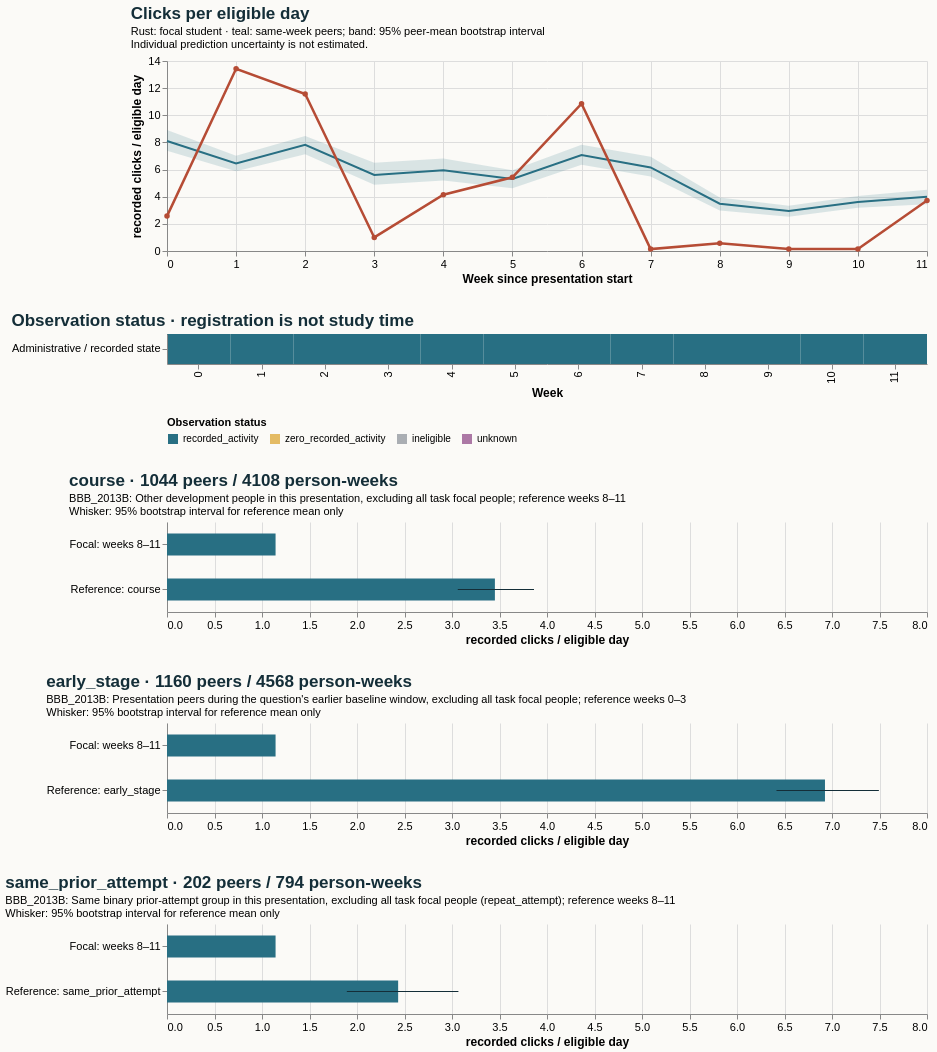

Specify this chart in Vega-Lite:
### Vega-Lite specification from a JSON file in a GitHub repository (floating-point values rounded to 4 significant figures)
{"$schema": "https://vega.github.io/schema/vega-lite/v5.20.1.json", "config": {"axis": {"labelFontSize": 11, "titleFontSize": 12}, "background": "#fbfaf7", "font": "sans-serif", "title": {"anchor": "start", "color": "#142e38", "fontSize": 17, "subtitleFontSize": 11}, "view": {"continuousHeight": 300, "continuousWidth": 300, "stroke": null}}, "datasets": {"data-39455ae55f0d7dfa5c8f74dd96c4e827": [{"eligible_days": 7.0, "end_day": 6, "logging_completeness": "unknown", "observation_status": "recorded_activity", "row": "Administrative / recorded state", "score_status": "withheld_release_time_unknown", "start_day": 0, "value": 2.571, "week": 0}, {"eligible_days": 7.0, "end_day": 13, "logging_completeness": "unknown", "observation_status": "recorded_activity", "row": "Administrative / recorded state", "score_status": "withheld_release_time_unknown", "start_day": 7, "value": 13.43, "week": 1}, {"eligible_days": 7.0, "end_day": 20, "logging_completeness": "unknown", "observation_status": "recorded_activity", "row": "Administrative / recorded state", "score_status": "withheld_release_time_unknown", "start_day": 14, "value": 11.57, "week": 2}, {"eligible_days": 7.0, "end_day": 27, "logging_completeness": "unknown", "observation_status": "recorded_activity", "row": "Administrative / recorded state", "score_status": "withheld_release_time_unknown", "start_day": 21, "value": 1.0, "week": 3}, {"eligible_days": 7.0, "end_day": 34, "logging_completeness": "unknown", "observation_status": "recorded_activity", "row": "Administrative / recorded state", "score_status": "withheld_release_time_unknown", "start_day": 28, "value": 4.143, "week": 4}, {"eligible_days": 7.0, "end_day": 41, "logging_completeness": "unknown", "observation_status": "recorded_activity", "row": "Administrative / recorded state", "score_status": "withheld_release_time_unknown", "start_day": 35, "value": 5.429, "week": 5}, {"eligible_days": 7.0, "end_day": 48, "logging_completeness": "unknown", "observation_status": "recorded_activity", "row": "Administrative / recorded state", "score_status": "withheld_release_time_unknown", "start_day": 42, "value": 10.86, "week": 6}, {"eligible_days": 7.0, "end_day": 55, "logging_completeness": "unknown", "observation_status": "recorded_activity", "row": "Administrative / recorded state", "score_status": "withheld_release_time_unknown", "start_day": 49, "value": 0.1429, "week": 7}, {"eligible_days": 7.0, "end_day": 62, "logging_completeness": "unknown", "observation_status": "recorded_activity", "row": "Administrative / recorded state", "score_status": "withheld_release_time_unknown", "start_day": 56, "value": 0.5714, "week": 8}, {"eligible_days": 7.0, "end_day": 69, "logging_completeness": "unknown", "observation_status": "recorded_activity", "row": "Administrative / recorded state", "score_status": "withheld_release_time_unknown", "start_day": 63, "value": 0.1429, "week": 9}, {"eligible_days": 7.0, "end_day": 76, "logging_completeness": "unknown", "observation_status": "recorded_activity", "row": "Administrative / recorded state", "score_status": "withheld_release_time_unknown", "start_day": 70, "value": 0.1429, "week": 10}, {"eligible_days": 7.0, "end_day": 83, "logging_completeness": "unknown", "observation_status": "recorded_activity", "row": "Administrative / recorded state", "score_status": "withheld_release_time_unknown", "start_day": 77, "value": 3.714, "week": 11}], "data-7ff83019dff311f098e17c729a63a3ed": [{"end_day": 6, "focal_value": 2.571, "peer_ci_high": 8.912, "peer_ci_low": 7.394, "peer_mean": 8.1, "peer_observations": 1159, "peer_people": 1159, "reference": "course", "unit": "recorded clicks / eligible day", "week": 0}, {"end_day": 13, "focal_value": 13.43, "peer_ci_high": 7.012, "peer_ci_low": 5.877, "peer_mean": 6.456, "peer_observations": 1151, "peer_people": 1151, "reference": "course", "unit": "recorded clicks / eligible day", "week": 1}, {"end_day": 20, "focal_value": 11.57, "peer_ci_high": 8.482, "peer_ci_low": 7.132, "peer_mean": 7.819, "peer_observations": 1133, "peer_people": 1133, "reference": "course", "unit": "recorded clicks / eligible day", "week": 2}, {"end_day": 27, "focal_value": 1.0, "peer_ci_high": 6.505, "peer_ci_low": 4.89, "peer_mean": 5.608, "peer_observations": 1125, "peer_people": 1125, "reference": "course", "unit": "recorded clicks / eligible day", "week": 3}, {"end_day": 34, "focal_value": 4.143, "peer_ci_high": 6.81, "peer_ci_low": 5.193, "peer_mean": 5.954, "peer_observations": 1088, "peer_people": 1088, "reference": "course", "unit": "recorded clicks / eligible day", "week": 4}, {"end_day": 41, "focal_value": 5.429, "peer_ci_high": 5.956, "peer_ci_low": 4.618, "peer_mean": 5.31, "peer_observations": 1081, "peer_people": 1081, "reference": "course", "unit": "recorded clicks / eligible day", "week": 5}, {"end_day": 48, "focal_value": 10.86, "peer_ci_high": 7.826, "peer_ci_low": 6.347, "peer_mean": 7.065, "peer_observations": 1070, "peer_people": 1070, "reference": "course", "unit": "recorded clicks / eligible day", "week": 6}, {"end_day": 55, "focal_value": 0.1429, "peer_ci_high": 6.949, "peer_ci_low": 5.485, "peer_mean": 6.16, "peer_observations": 1054, "peer_people": 1054, "reference": "course", "unit": "recorded clicks / eligible day", "week": 7}, {"end_day": 62, "focal_value": 0.5714, "peer_ci_high": 3.945, "peer_ci_low": 2.987, "peer_mean": 3.483, "peer_observations": 1044, "peer_people": 1044, "reference": "course", "unit": "recorded clicks / eligible day", "week": 8}, {"end_day": 69, "focal_value": 0.1429, "peer_ci_high": 3.331, "peer_ci_low": 2.528, "peer_mean": 2.943, "peer_observations": 1027, "peer_people": 1027, "reference": "course", "unit": "recorded clicks / eligible day", "week": 9}, {"end_day": 76, "focal_value": 0.1429, "peer_ci_high": 4.049, "peer_ci_low": 3.187, "peer_mean": 3.609, "peer_observations": 1021, "peer_people": 1021, "reference": "course", "unit": "recorded clicks / eligible day", "week": 10}, {"end_day": 83, "focal_value": 3.714, "peer_ci_high": 4.52, "peer_ci_low": 3.452, "peer_mean": 3.989, "peer_observations": 1016, "peer_people": 1016, "reference": "course", "unit": "recorded clicks / eligible day", "week": 11}], "data-b51c9226f92cccca381e60e9ee697d34": [{"hi": null, "lo": null, "series": "Focal: weeks 8–11", "value": 1.143}, {"hi": 3.863, "lo": 3.061, "series": "Reference: course", "value": 3.452}], "data-ba72c0ff64e53c6efd1553f1fcb17b9c": [{"hi": null, "lo": null, "series": "Focal: weeks 8–11", "value": 1.143}, {"hi": 7.493, "lo": 6.416, "series": "Reference: early_stage", "value": 6.926}], "data-deb48906a24fd0238dca0faa7c211314": [{"hi": null, "lo": null, "series": "Focal: weeks 8–11", "value": 1.143}, {"hi": 3.068, "lo": 1.893, "series": "Reference: same_prior_attempt", "value": 2.433}]}, "resolve": {"scale": {"color": "independent"}}, "spacing": 28, "vconcat": [{"data": {"name": "data-7ff83019dff311f098e17c729a63a3ed"}, "height": 190, "layer": [{"encoding": {"x": {"axis": {"tickMinStep": 1}, "field": "week", "title": "Week since presentation start", "type": "quantitative"}, "y": {"field": "peer_ci_low", "scale": {"zero": true}, "title": "recorded clicks / eligible day", "type": "quantitative"}, "y2": {"field": "peer_ci_high"}}, "mark": {"color": "#286f83", "opacity": 0.16, "type": "area"}}, {"encoding": {"tooltip": [{"field": "week", "type": "quantitative"}, {"field": "peer_mean", "type": "quantitative"}, {"field": "peer_people", "type": "quantitative"}, {"field": "peer_observations", "type": "quantitative"}], "x": {"field": "week", "type": "quantitative"}, "y": {"field": "peer_mean", "type": "quantitative"}}, "mark": {"color": "#286f83", "strokeWidth": 2, "type": "line"}}, {"encoding": {"tooltip": [{"field": "week", "type": "quantitative"}, {"field": "focal_value", "type": "quantitative"}], "x": {"field": "week", "type": "quantitative"}, "y": {"field": "focal_value", "type": "quantitative"}}, "mark": {"color": "#b64c35", "point": {"color": "#b64c35"}, "strokeWidth": 2.5, "type": "line"}}], "title": {"subtitle": ["Rust: focal student · teal: same-week peers; band: 95% peer-mean bootstrap interval", "Individual prediction uncertainty is not estimated."], "text": "Clicks per eligible day"}, "width": 760}, {"data": {"name": "data-39455ae55f0d7dfa5c8f74dd96c4e827"}, "encoding": {"color": {"field": "observation_status", "legend": {"labelLimit": 260, "orient": "bottom"}, "scale": {"domain": ["recorded_activity", "zero_recorded_activity", "ineligible", "unknown"], "range": ["#286f83", "#e4bb64", "#aaaeb3", "#ac78a5"]}, "title": "Observation status", "type": "nominal"}, "tooltip": [{"field": "week", "type": "quantitative"}, {"field": "eligible_days", "type": "quantitative"}, {"field": "observation_status", "type": "nominal"}, {"field": "logging_completeness", "type": "nominal"}], "x": {"field": "week", "title": "Week", "type": "ordinal"}, "y": {"field": "row", "title": null, "type": "nominal"}}, "height": 30, "mark": {"type": "rect"}, "title": "Observation status · registration is not study time", "width": 760}, {"data": {"name": "data-b51c9226f92cccca381e60e9ee697d34"}, "height": 90, "layer": [{"encoding": {"x": {"field": "value", "scale": {"domain": [0, 7.868], "zero": true}, "title": "recorded clicks / eligible day", "type": "quantitative"}, "y": {"field": "series", "sort": null, "title": null, "type": "nominal"}}, "mark": {"color": "#286f83", "size": 22, "type": "bar"}}, {"encoding": {"x": {"field": "lo", "type": "quantitative"}, "x2": {"field": "hi"}, "y": {"field": "series", "sort": null, "title": null, "type": "nominal"}}, "mark": {"color": "#142e38", "type": "rule"}}], "title": {"subtitle": ["BBB_2013B: Other development people in this presentation, excluding all task focal people; reference weeks 8–11", "Whisker: 95% bootstrap interval for reference mean only"], "text": "course · 1044 peers / 4108 person-weeks"}, "width": 760}, {"data": {"name": "data-ba72c0ff64e53c6efd1553f1fcb17b9c"}, "height": 90, "layer": [{"encoding": {"x": {"field": "value", "scale": {"domain": [0, 7.868], "zero": true}, "title": "recorded clicks / eligible day", "type": "quantitative"}, "y": {"field": "series", "sort": null, "title": null, "type": "nominal"}}, "mark": {"color": "#286f83", "size": 22, "type": "bar"}}, {"encoding": {"x": {"field": "lo", "type": "quantitative"}, "x2": {"field": "hi"}, "y": {"field": "series", "sort": null, "title": null, "type": "nominal"}}, "mark": {"color": "#142e38", "type": "rule"}}], "title": {"subtitle": ["BBB_2013B: Presentation peers during the question's earlier baseline window, excluding all task focal people; reference weeks 0–3", "Whisker: 95% bootstrap interval for reference mean only"], "text": "early_stage · 1160 peers / 4568 person-weeks"}, "width": 760}, {"data": {"name": "data-deb48906a24fd0238dca0faa7c211314"}, "height": 90, "layer": [{"encoding": {"x": {"field": "value", "scale": {"domain": [0, 7.868], "zero": true}, "title": "recorded clicks / eligible day", "type": "quantitative"}, "y": {"field": "series", "sort": null, "title": null, "type": "nominal"}}, "mark": {"color": "#286f83", "size": 22, "type": "bar"}}, {"encoding": {"x": {"field": "lo", "type": "quantitative"}, "x2": {"field": "hi"}, "y": {"field": "series", "sort": null, "title": null, "type": "nominal"}}, "mark": {"color": "#142e38", "type": "rule"}}], "title": {"subtitle": ["BBB_2013B: Same binary prior-attempt group in this presentation, excluding all task focal people (repeat_attempt); reference weeks 8–11", "Whisker: 95% bootstrap interval for reference mean only"], "text": "same_prior_attempt · 202 peers / 794 person-weeks"}, "width": 760}]}
